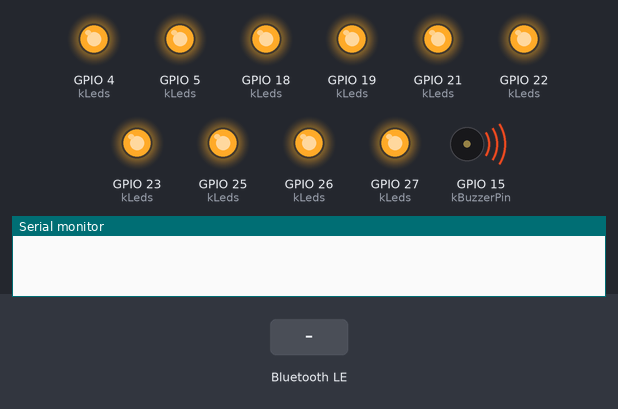
A program run on a simulated ESP32. Parts: output pins drawn as LEDs (lit = HIGH), buzzer (waves = sounding), the last lines printed to the serial monitor. The test bench sets the inputs (shaded band). Nothing arrives over Bluetooth unless stated; a phone connects over Bluetooth LE 3 s after start.

Above: at 0.7 s.
At 2.1 s:
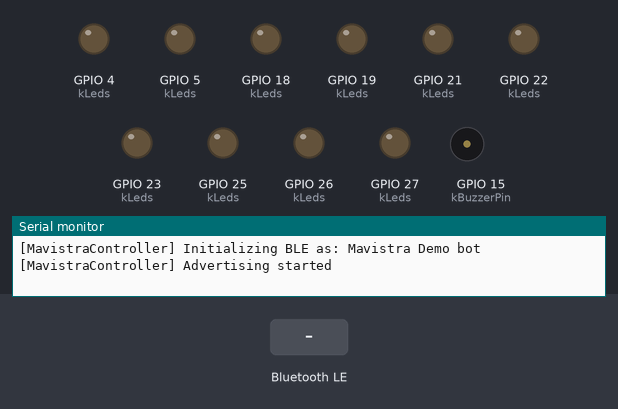
2.2 s: Bluetooth LE write "1" received
At 4.5 s:
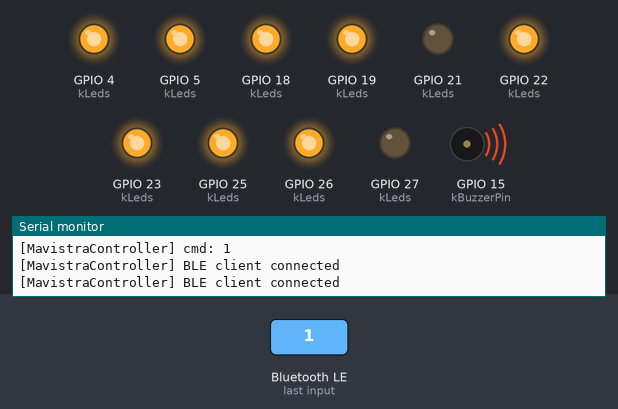
Timing chart, 0 to 6.2 s (numbered marks = the images above; inputs shaded):
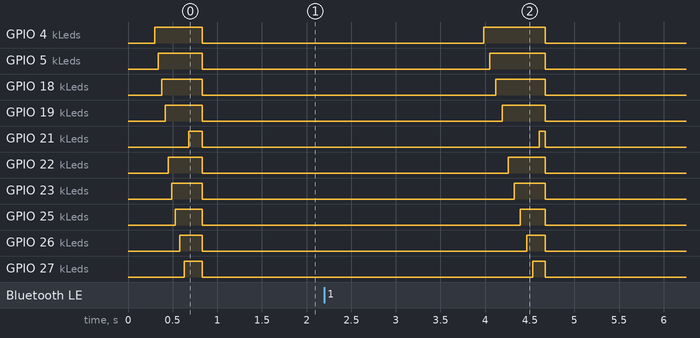

The program:

main.cpp
```cpp
#include <Arduino.h>
#include <MavistraController.h>

MavistraController controller("Mavistra Demo bot");

static constexpr uint8_t kBuzzerPin = 15;

struct LedMapping {
  uint8_t     pin;
  const char* command;
};

static const LedMapping kLeds[] = {
    {4,  "L_UP"},
    {5,  "L_DOWN"},
    {18, "L_LEFT"},
    {19, "L_RIGHT"},
    {22, "L_CENTER"},
    {23, "R_UP"},
    {25, "R_DOWN"},
    {26, "R_LEFT"},
    {27, "R_RIGHT"},
    {21, "R_CENTER"},
};
static constexpr uint8_t kLedCount = sizeof(kLeds) / sizeof(kLeds[0]);

// C major scale across two octaves, one note per LED.
static const uint16_t kScaleAsc[]  = {262, 294, 330, 349, 392, 440, 494, 523, 587, 659};
static const uint16_t kScaleDesc[] = {659, 587, 523, 494, 440, 392, 349, 330, 294, 262};

// Bit-bang a tone on the buzzer pin for durationMs.
// Works without any LEDC/PWM setup — safe to call any time.
static void buzzerTone(uint16_t freq, uint16_t durationMs) {
  const uint32_t halfPeriodUs = 500000UL / freq;
  const uint32_t cycles       = static_cast<uint32_t>(durationMs) * freq / 1000UL;
  for (uint32_t i = 0U; i < cycles; i++) {
    digitalWrite(kBuzzerPin, HIGH);
    delayMicroseconds(halfPeriodUs);
    digitalWrite(kBuzzerPin, LOW);
    delayMicroseconds(halfPeriodUs);
  }
}

void animateBoot() {
  // LEDs chase left to right across three rising notes, then all flash off.
  static const uint16_t kNotes[]     = {262, 392, 523};  // C4 G4 C5
  static const uint16_t kDurations[] = {120, 120, 200};

  uint8_t led = 0U;
  for (uint8_t n = 0U; n < 3U; n++) {
    const uint8_t ledsThisNote = (n < 2U) ? (kLedCount / 3U) : (kLedCount - led);
    const uint16_t stepMs      = kDurations[n] / ledsThisNote;
    for (uint8_t k = 0U; k < ledsThisNote && led < kLedCount; k++, led++) {
      digitalWrite(kLeds[led].pin, HIGH);
      buzzerTone(kNotes[n], stepMs);
    }
  }

  delay(100);
  for (uint8_t i = 0U; i < kLedCount; i++) {
    digitalWrite(kLeds[i].pin, LOW);
  }
  delay(150);
}

void animateConnect() {
  // LEDs fill left to right, ascending tone sweep.
  for (uint8_t i = 0U; i < kLedCount; i++) {
    digitalWrite(kLeds[i].pin, HIGH);
    buzzerTone(kScaleAsc[i], 70);
  }
}

void animateDisconnect() {
  // LEDs wipe right to left, descending tone sweep.
  for (int8_t i = static_cast<int8_t>(kLedCount) - 1; i >= 0; i--) {
    digitalWrite(kLeds[i].pin, LOW);
    buzzerTone(kScaleDesc[kLedCount - 1U - static_cast<uint8_t>(i)], 70);
  }
}

void setup() {
  Serial.begin(115200);
  delay(300);

  pinMode(kBuzzerPin, OUTPUT);
  for (uint8_t i = 0U; i < kLedCount; i++) {
    pinMode(kLeds[i].pin, OUTPUT);
    digitalWrite(kLeds[i].pin, LOW);
  }

  animateBoot();

  controller.begin();
}

void loop() {
  controller.loop();

  static bool prevConnected = false;
  const bool  connected     = controller.isConnected();

  if (connected != prevConnected) {
    connected ? animateConnect() : animateDisconnect();
    prevConnected = connected;
  }

  if (connected) {
    for (uint8_t i = 0U; i < kLedCount; i++) {
      digitalWrite(kLeds[i].pin,
                   controller.isActive(kLeds[i].command) ? HIGH : LOW);
    }
  }
}
```

Measured:
- by itself, tone on GPIO 15 (kBuzzerPin): plays 262 Hz for 0.08 s, 293 Hz for 0.04 s, 321 Hz for 0.12 s, 361 Hz for 0.08 s, 418 Hz for 0.08 s, 486 Hz for 0.12 s … (8 notes in this stretch)
